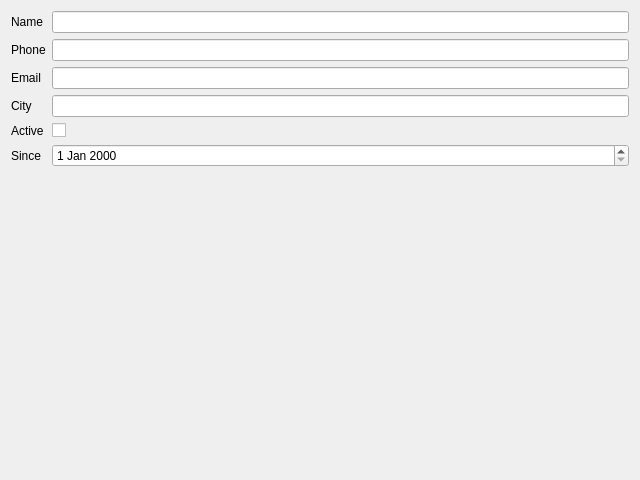
<?xml version="1.0" encoding="UTF-8"?>
<ui version="4.0">
 <class>CustomerDialog</class>
 <widget class="QDialog" name="CustomerDialog">
  <property name="geometry">
   <rect>
    <x>0</x>
    <y>0</y>
    <width>640</width>
    <height>480</height>
   </rect>
  </property>
  <property name="windowTitle">
   <string>Customer</string>
  </property>
  <layout class="QFormLayout" name="formLayout">
   <item row="0" column="0">
    <widget class="QLabel" name="label_nameEdit">
     <property name="text">
      <string>Name</string>
     </property>
     <property name="buddy">
      <cstring>nameEdit</cstring>
     </property>
    </widget>
   </item>
   <item row="0" column="1">
    <widget class="QLineEdit" name="nameEdit"/>
   </item>
   <item row="1" column="0">
    <widget class="QLabel" name="label_phoneEdit">
     <property name="text">
      <string>Phone</string>
     </property>
     <property name="buddy">
      <cstring>phoneEdit</cstring>
     </property>
    </widget>
   </item>
   <item row="1" column="1">
    <widget class="QLineEdit" name="phoneEdit"/>
   </item>
   <item row="2" column="0">
    <widget class="QLabel" name="label_emailEdit">
     <property name="text">
      <string>Email</string>
     </property>
     <property name="buddy">
      <cstring>emailEdit</cstring>
     </property>
    </widget>
   </item>
   <item row="2" column="1">
    <widget class="QLineEdit" name="emailEdit"/>
   </item>
   <item row="3" column="0">
    <widget class="QLabel" name="label_cityEdit">
     <property name="text">
      <string>City</string>
     </property>
     <property name="buddy">
      <cstring>cityEdit</cstring>
     </property>
    </widget>
   </item>
   <item row="3" column="1">
    <widget class="QLineEdit" name="cityEdit"/>
   </item>
   <item row="4" column="0">
    <widget class="QLabel" name="label_activeCheck">
     <property name="text">
      <string>Active</string>
     </property>
     <property name="buddy">
      <cstring>activeCheck</cstring>
     </property>
    </widget>
   </item>
   <item row="4" column="1">
    <widget class="QCheckBox" name="activeCheck"/>
   </item>
   <item row="5" column="0">
    <widget class="QLabel" name="label_sinceEdit">
     <property name="text">
      <string>Since</string>
     </property>
     <property name="buddy">
      <cstring>sinceEdit</cstring>
     </property>
    </widget>
   </item>
   <item row="5" column="1">
    <widget class="QDateEdit" name="sinceEdit"/>
   </item>
  </layout>
 </widget>
 <tabstops>
  <tabstop>nameEdit</tabstop>
  <tabstop>phoneEdit</tabstop>
  <tabstop>emailEdit</tabstop>
  <tabstop>cityEdit</tabstop>
  <tabstop>activeCheck</tabstop>
  <tabstop>sinceEdit</tabstop>
 </tabstops>
 <resources/>
 <connections/>
</ui>
